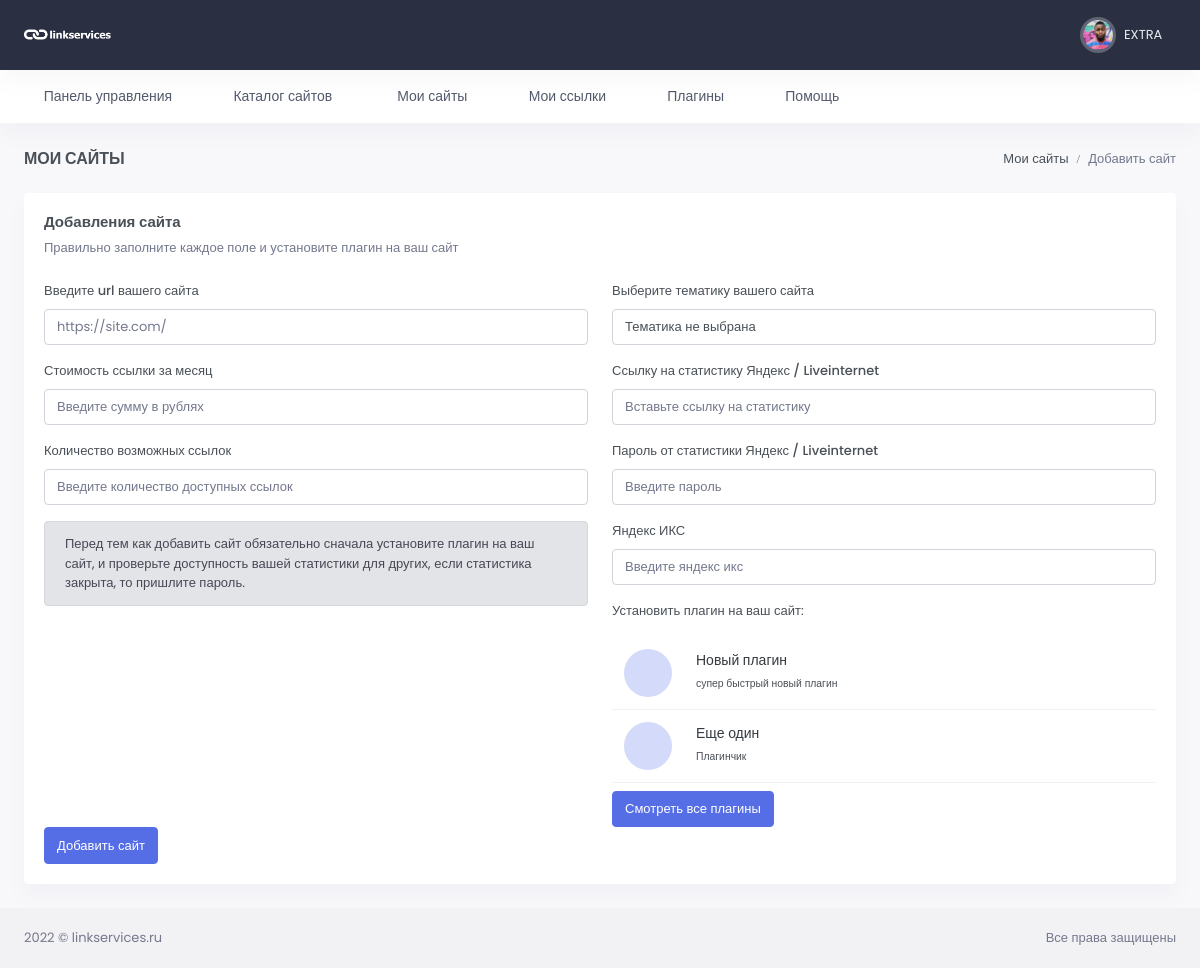
Screenshot of /my-sites/add-site/ (signed in) with the database file from the repository.
### users/models.py (models this page shows, shortened)
class User(AbstractUser):
    email = models.EmailField(_("email address"), unique=True, )
    email_verify = models.BooleanField(default=False)
    USERNAME_FIELD = 'email'
    REQUIRED_FIELDS = ['username']
    class Meta:
        verbose_name = _("Пользователь")
        verbose_name_plural = _("Пользователи")
        ordering = ('-date_joined',)

class Profile(models.Model):
    user = models.OneToOneField(User, verbose_name="Пользователь",
                                related_name='profile', null=True, on_delete=models.CASCADE)
    chat_id = models.CharField(max_length=100, blank=True, null=True, verbose_name='Чат ID телеграмм')
    TOKEN = models.CharField(max_length=100, blank=True, null=True)
    wmz = models.CharField(max_length=200, blank=True, null=True, verbose_name='WMZ-кошелёк')
    ymoney = models.CharField(max_length=200, blank=True, null=True, verbose_name='ЮMoney-кошелёк')
    current_balance = models.PositiveIntegerField(default=0, blank=True, null=True, verbose_name="Текущий баланс")
    hold_balance = models.PositiveIntegerField(default=0, blank=True, null=True, verbose_name='На удержании')
    output_balance = models.PositiveIntegerField(default=0, blank=True, null=True, verbose_name='Ожидает вывода')
    name_telegram = models.CharField(blank=True, null=True, max_length=100, verbose_name='Телеграмм')
    avatar = models.ImageField(upload_to='avatar/%Y/%m/%d/', blank=True, null=True, verbose_name='Аватар')
    created = models.DateTimeField(auto_now_add=True, verbose_name='Создан')
    update = models.DateTimeField(auto_now=True, verbose_name='Обновлён')
    class Meta:
        verbose_name = 'Профиль пользователя'
        verbose_name_plural = 'Профили пользователей'

### main/models.py (models this page shows, shortened)
class Plugin(models.Model):
    title = models.CharField(max_length=100, verbose_name='Наименование')
    description = models.CharField(max_length=250, verbose_name='Описание')
    version = models.DecimalField(max_digits=5, decimal_places=1, default=0, verbose_name='Версия')
    instruction = models.TextField(verbose_name='Инструкция', blank=True, null=True)
    created = models.DateTimeField(auto_now_add=True, verbose_name='Добавлено')
    update = models.DateTimeField(auto_now=True, verbose_name='Изменено')
    photo = models.ImageField(upload_to='icon_plugins/%Y/%m/%d/', verbose_name='Иконка плагина', blank=True)
    file = models.FileField(upload_to='plugins/%Y/%m/%d/', verbose_name='Плагин')
    class Meta:
        verbose_name = "Плагин"
        verbose_name_plural = "Плагины"

### site_app/views.py (the view, shortened to what this page needs)
# urls.py: path('add-site/', add_site, name='add-site'),
@login_required
def add_site(request):
    form = AddSiteForm(request.POST or None)
    return render(request, 'site_app/add-site.html', locals())

### site_app/forms.py
class AddSiteForm(forms.ModelForm):
    def __init__(self, *args, **kwargs):
        super().__init__(*args, **kwargs)
        self.fields['category'].empty_label = 'Тематика не выбрана'
        self.fields['category'].widget.attrs.update({'class': 'form-control select2'})
        self.fields['url'].widget.attrs.update({'class': 'form-control'})
        self.fields['price'].widget.attrs.update({'class': 'form-control'})
        self.fields['total_link'].widget.attrs.update({'class': 'form-control'})
        self.fields['yandex_stat'].widget.attrs.update({'class': 'form-control'})
        self.fields['yandex_x'].widget.attrs.update({'class': 'form-control'})
        self.fields['password_yandex'].widget.attrs.update({'class': 'form-control'})
    class Meta:
        model = WebSite
        fields = ['url', 'category', 'price', 'total_link', 'yandex_stat', 'yandex_x',
                  'password_yandex']

### main/templatetags/main_tags.py (called while the page is built)
@register.inclusion_tag('main/partials/plugins_tpl.html')
def show_plugins():
    plugins = Plugin.objects.all()[:3]
    return {"plugins": plugins}

### site_app/models.py (called while the page is built)
    def __str__(self):
        return self.name

### site_app/templates/site_app/add-site.html (shortened to what this page needs)
{% extends 'base.html' %}
{% load static %}
{% load main_tags %}
{% block content %}
<div id="layout-wrapper">
    <div class="main-content">
        <div class="page-content">
            <div class="container-fluid">
                <div class="row">
                    <div class="col-12">
                        <div class="page-title-box d-sm-flex align-items-center justify-content-between">
                            <h4 class="mb-sm-0 font-size-18">Мои сайты</h4>
                            <div class="page-title-right">
                                <ol class="breadcrumb m-0">
                                    <li class="breadcrumb-item"><a href="javascript: void(0);">Мои сайты</a></li>
                                    <li class="breadcrumb-item active">Добавить сайт</li>
                                </ol>
                            </div>
                        </div>
                    </div>
                </div>
                <div class="row">
                    <div class="col-12">
                        <div class="card">
                            <div class="card-body">
                                <h4 class="card-title">Добавления сайта</h4>
                                <p class="card-title-desc">Правильно заполните каждое поле и установите плагин на ваш
                                    сайт</p>
                                <form action="" method="post">
                                    <div class="row">
                                        <div class="col-sm-6">
                                            <div class="mb-3">
                                                <label for="url">Введите url вашего сайта</label>
                                                <input id="url" name="url" type="text" class="form-control"
                                                       placeholder="https://site.com/">
                                            </div>
                                            <div class="mb-3">
                                                <label class="control-label">Стоимость ссылки за месяц</label>
                                                <input id="price" name="price" type="number" class="form-control"
                                                       placeholder="Введите сумму в рублях">
                                            </div>
                                            <div class="mb-3">
                                                <label class="control-label">Количество возможных ссылок</label>
                                                <input id="id_total_link" name="total_link" type="number"
                                                       class="form-control"
                                                       placeholder="Введите количество доступных ссылок">
                                            </div>
                                            <div class="alert alert-secondary" role="alert">
                                                Перед тем как добавить сайт обязательно сначала установите плагин на ваш
                                                сайт, и проверьте доступность вашей статистики для других, если
                                                статистика закрыта, то пришлите пароль.
                                            </div>
                                        </div>
                                        <div class="col-sm-6">
                                            <div class="mb-3">
                                                <label class="control-label">Выберите тематику вашего сайта</label>
                                                {{ form.category }}
                                            </div>
                                            <div class="mb-3">
                                                <label for="yandex_stat">Ссылку на статистику Яндекс /
                                                    Liveinternet</label>
                                                <input id="yandex_stat" name="yandex_stat" type="text"
                                                       class="form-control" placeholder="Вставьте ссылку на статистику">
                                            </div>
                                            <div class="mb-3">
                                                <label for="password_yandex">Пароль от статистики Яндекс /
                                                    Liveinternet</label>
                                                <input id="password_yandex" name="password_yandex" type="text"
                                                       class="form-control" placeholder="Введите пароль">
                                            </div>
                                            <div class="mb-3">
                                                <label for="id_yandex_x">Яндекс ИКС</label>
                                                <input id="id_yandex_x" name="yandex_x" type="number"
                                                       class="form-control" placeholder="Введите яндекс икс">
                                            </div>
                                            <div class="table-responsive"><p class="control-label">Установить плагин на
                                                ваш сайт:</p>
                                                <table class="table table-nowrap align-middle table-hover mb-0">
                                                    <tbody>
                                                    {% show_plugins %}
                                                    </tbody>
                                                </table>
                                               <a class="mt-2 btn btn-primary" href="{% url 'plugins' %}" target="_blank">Смотреть все плагины</a>
                                            </div>
                                        </div>
                                    </div>
                                    <div class="d-flex flex-wrap gap-2">
                                        <button type="submit" class="btn btn-primary waves-effect waves-light">Добавить
                                            сайт
                                        </button>
                                    </div>
                                </form>
                            </div>
                        </div>
                    </div>
                </div>
            </div>
        </div>
    </div>
</div>
{% endblock %}

### templates/inc/_header.html (shortened to what this page needs)
{% load static %}
<header id="page-topbar">
    <div class="navbar-header">
        <div class="d-flex">
            <div class="navbar-brand-box">
                <a href="{% url 'profile' pk=user.id %}" class="logo logo-light">
                    <span class="logo-lg">
                                    <img src="{% static '/images/logo-light.png' %}" alt="" height="19">
                                </span>
                </a>
            </div>
        </div>
        <div class="d-flex">
            <div class="dropdown d-none d-lg-inline-block ms-1">
                <button type="button" class="btn header-item noti-icon waves-effect"
                        data-bs-toggle="dropdown" aria-haspopup="true" aria-expanded="false">
                    <i class="bx bx-customize"></i>
                </button>
            </div>
            <div class="dropdown d-inline-block">
                <button type="button" class="btn header-item noti-icon waves-effect"
                        id="page-header-notifications-dropdown"
                        data-bs-toggle="dropdown" aria-haspopup="true" aria-expanded="false">
                    {% if user.profile.chat_id %}
                    <i class="bx bx-bell"></i>
                    {% else %}
                    <i class="bx bx-bell bx-tada"></i>
                    <span class="badge bg-danger rounded-pill">1</span>
                    {% endif %}
                </button>
            </div>
            <div class="dropdown d-inline-block">
                <button type="button" class="btn header-item waves-effect" id="page-header-user-dropdown"
                        data-bs-toggle="dropdown" aria-haspopup="true" aria-expanded="false">
                    <img class="rounded-circle header-profile-user"
                         src="{% if user.profile.avatar %}{{ user.profile.avatar.url }}{% else %}{% static '/images/favicon.ico' %}{% endif %}"
                     alt="Header Avatar">
                    <span class="d-none d-xl-inline-block ms-1" key="t-henry">{{ user.username }}</span>
                    <i class="mdi mdi-chevron-down d-none d-xl-inline-block"></i>
                </button>
            </div>
        </div>
    </div>
</header>
<div class="topnav">
    <div class="container-fluid">
        <nav class="navbar navbar-light navbar-expand-lg topnav-menu">
            <div class="collapse navbar-collapse" id="topnav-menu-content">
                <ul class="navbar-nav">
                    <li class="nav-item dropdown">
                        <a class="nav-link dropdown-toggle arrow-none" href="{% url 'profile' pk=user.id %}" id="topnav-dashboard"
                           role="button">
                            <i class="bx bx-home-circle me-2"></i><span key="t-dashboards">Панель управления</span>
                        </a>
                    </li>
                    <li class="nav-item dropdown">
                        <a class="nav-link dropdown-toggle arrow-none" href="{% url 'catalog' %}" id="topnav-dashboard"
                           role="button">
                            <i class="bx bx-home-circle me-2"></i><span key="t-dashboards">Каталог сайтов</span>
                        </a>
                    </li>
                    <li class="nav-item dropdown">
                        <a class="nav-link dropdown-toggle arrow-none" href="{% url 'my-sites' %}" id="topnav-uielement"
                           role="button">
                            <i class="bx bx-tone me-2"></i>
                            <span key="t-ui-elements">Мои сайты</span>
                        </a>
                    </li>
                    <li class="nav-item dropdown">
                        <a class="nav-link dropdown-toggle arrow-none" href="{% url 'my-links' %}" id="topnav-pages"
                           role="button">
                            <i class="bx bx-customize me-2"></i><span key="t-apps">Мои ссылки</span>
                        </a>
                    </li>
                    <li class="nav-item dropdown">
                        <a class="nav-link dropdown-toggle arrow-none" href="{% url 'plugins' %}" id="topnav-components"
                           role="button">
                            <i class="bx bx-collection me-2"></i><span key="t-components">Плагины</span>
                        </a>
                    </li>
                    <li class="nav-item dropdown">
                        <a class="nav-link dropdown-toggle arrow-none" href="{% url 'help' %}" id="topnav-more"
                           role="button">
                            <i class="bx bx-file me-2"></i><span key="t-extra-pages">Помощь</span>
                        </a>
                    </li>
                </ul>
            </div>
        </nav>
    </div>
</div>

### main/templates/main/partials/plugins_tpl.html
    {% for plug in plugins %}
<tr>
    <td style="width: 45px;">
        <div class="avatar-sm">
<span class="avatar-title rounded-circle bg-primary bg-soft text-primary font-size-24">
<i class="bx bxs-file-doc"></i>
</span>
        </div>
    </td>
    <td>
        <h5 class="font-size-14 mb-1"><a href="javascript: void(0);" class="text-dark">{{ plug.title }}</a></h5>
        <small>{{ plug.description }}</small>
    </td>
    <td>
        <div class="text-center">
            <a href="{{ plug.file.url }}" class="text-dark"><i class="bx bx-download h3 m-0"></i></a>
        </div>
    </td>
</tr>
    {% endfor %}

### rows the page displays
User: avatar (picture), username "EXTRA"
Plugin: title "Новый плагин", description "супер быстрый новый плагин"
Plugin: title "Еще один", description "Плагинчик"
